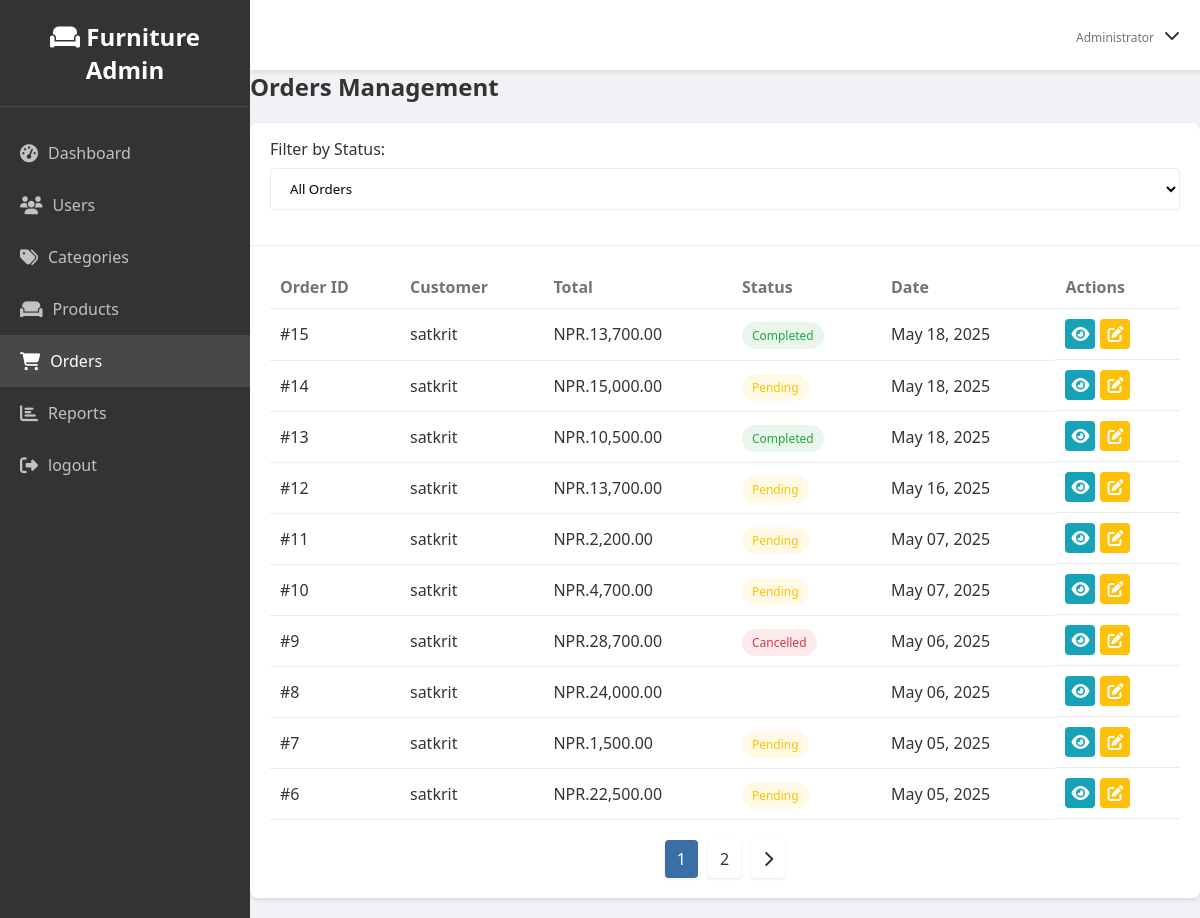
The page /furnitureadminpannel/orders.php (signed in) on the database its author committed.
### tables this page shows
CREATE TABLE `orders` (
  `id` int(11) NOT NULL,
  `user_id` int(11) NOT NULL,
  `name` varchar(100) NOT NULL,
  `number` varchar(15) NOT NULL,
  `email` varchar(100) NOT NULL,
  `method` varchar(50) NOT NULL,
  `address` text NOT NULL,
  `total_products` text NOT NULL,
  `total_price` int(11) NOT NULL,
  `status` enum('pending','processing','completed','cancelled') DEFAULT 'pending',
  `created_at` timestamp NOT NULL DEFAULT current_timestamp()
);

CREATE TABLE `users` (
  `id` int(11) NOT NULL,
  `Name` varchar(100) NOT NULL,
  `Email` varchar(100) NOT NULL,
  `Phone` varchar(200) NOT NULL,
  `password` varchar(255) NOT NULL,
  `created_at` timestamp NOT NULL DEFAULT current_timestamp(),
  `reset_token` varchar(255) DEFAULT NULL,
  `reset_token_expiry` datetime DEFAULT NULL
);

### furnitureadminpannel/orders.php (the view, shortened to what this page needs)
<?php
include 'includes/config.php';
$status_filter = "";
$limit = 10;
$page = isset($_GET['page']) ? $_GET['page'] : 1;
$start = ($page - 1) * $limit;
$query = "SELECT o.*, u.name as customer_name
          FROM orders o
          JOIN users u ON o.user_id = u.id
          $status_filter
          ORDER BY o.created_at DESC LIMIT $start, $limit";
$result = mysqli_query($conn, $query);
$total_query = "SELECT COUNT(*) as total FROM orders $status_filter";
$total_result = mysqli_query($conn, $total_query);
$total_data = mysqli_fetch_assoc($total_result);
$total_pages = ceil($total_data['total'] / $limit);
?>
<!DOCTYPE html>
<html lang="en">
<head>
    <link rel="stylesheet" href="css/style.css">
    <link rel="stylesheet" href="https://cdnjs.cloudflare.com/ajax/libs/font-awesome/6.4.0/css/all.min.css">
</head>
<body>
    <div class="container">
        <?php include 'includes/sidebar.php'; ?>
        <div class="main-content">
            <?php include 'includes/header.php'; ?>
            <div class="content">
                <div class="content-header">
                    <h2>Orders Management</h2>
                </div>
                <div class="card">
                    <div class="card-header">
                        <div class="filter-container">
                            <form action="" method="GET" class="filter-form">
                                <div class="form-group">
                                    <label for="status">Filter by Status:</label>
                                    <select name="status" id="status" class="form-select" onchange="this.form.submit()">
                                        <option value="">All Orders</option>
                                    </select>
                                </div>
                            </form>
                        </div>
                    </div>
                    <div class="card-body">
                        <table>
                            <thead>
                                <tr>
                                    <th>Order ID</th>
                                    <th>Customer</th>
                                    <th>Total</th>
                                    <th>Status</th>
                                    <th>Date</th>
                                    <th>Actions</th>
                                </tr>
                            </thead>
                            <tbody>
                                <?php
                                if(mysqli_num_rows($result) > 0){
                                    while($order = mysqli_fetch_assoc($result)){
                                        echo "<tr>";
                                        echo "<td>#" . $order['id'] . "</td>";
                                        echo "<td>" . $order['customer_name'] . "</td>";
                                        echo "<td>NPR." . number_format($order['total_price'], 2) . "</td>";
                                        echo "<td><span class='status " . $order['status'] . "'>" . ucfirst($order['status']) . "</span></td>";
                                        echo "<td>" . date('M d, Y', strtotime($order['created_at'])) . "</td>";
                                        echo "<td class='table-actions'>";
                                        echo "<a href='view-order.php?id=" . $order['id'] . "' class='action-icon view'><i class='fas fa-eye'></i></a>";
                                        echo "<a href='#' class='action-icon edit' onclick='openStatusModal(" . $order['id'] . ", \"" . $order['status'] . "\")'><i class='fas fa-edit'></i></a>";
                                        echo "</td>";
                                        echo "</tr>";
                                    }
                                } else {
                                    echo "<tr><td colspan='6' class='no-data'>No orders found</td></tr>";
                                }
                                ?>
                            </tbody>
                        </table>
                        <?php if($total_pages > 1): ?>
                            <div class="pagination">
                                <?php for($i = 1; $i <= $total_pages; $i++): ?>
                                    <a href="?page=<?php echo $i; ?><?php echo isset($_GET['status']) ? '&status=' . $_GET['status'] : ''; ?>" class="<?php echo $i == $page ? 'active' : ''; ?>"><?php echo $i; ?></a>
                                <?php endfor; ?>
                                <?php if($page < $total_pages): ?>
                                    <a href="?page=<?php echo $page + 1; ?><?php echo isset($_GET['status']) ? '&status=' . $_GET['status'] : ''; ?>"><i class="fas fa-chevron-right"></i></a>
                                <?php endif; ?>
                            </div>
                        <?php endif; ?>
                    </div>
                </div>
            </div>
        </div>
    </div>
</body>
</html>

### furnitureadminpannel/css/style.css (style rules this page uses)
* { margin: 0; padding: 0; box-sizing: border-box; font-family: 'Segoe UI', Tahoma, Geneva, Verdana, sans-serif; }
:root { --primary-color: #3a6ea5; --secondary-color: #004e98; --accent-color: #ff6b6b; --light-color: #f5f5f5; --dark-color: #333; --success-color: #28a745; --warning-color: #ffc107; --danger-color: #dc3545; --info-color: #17a2b8; --gray-color: #6c757d; --light-gray: #e9ecef; --sidebar-width: 250px; --header-height: 70px; --transition-speed: 0.3s; }
body { background-color: #f0f2f5; color: var(--dark-color); }
a { text-decoration: none; color: var(--primary-color); }
.container { display: flex; min-height: 100vh; }
.main-content { flex: 1; margin-left: var(--sidebar-width); transition: all var(--transition-speed) ease; }
table { width: 100%; border-collapse: collapse; }
table th, table td { padding: 10px; text-align: left; border-bottom: 1px solid var(--light-gray); }
table th { font-weight: 600; color: var(--gray-color); }
.status { padding: 5px 10px; border-radius: 20px; font-size: 12px; font-weight: 500; }
.status.pending { background-color: rgba(255, 193, 7, 0.1); color: var(--warning-color); }
.status.completed { background-color: rgba(40, 167, 69, 0.1); color: var(--success-color); }
.status.cancelled { background-color: rgba(220, 53, 69, 0.1); color: var(--danger-color); }
.form-group { margin-bottom: 20px; }
.form-group label { display: block; margin-bottom: 8px; font-weight: 500; }
.content-header { display: flex; justify-content: space-between; align-items: center; margin-bottom: 20px; }
.content-header h2 { margin: 0; }
.card { background-color: white; border-radius: 8px; box-shadow: 0 2px 5px rgba(0, 0, 0, 0.1); margin-bottom: 20px; }
.card-header { padding: 15px 20px; border-bottom: 1px solid var(--light-gray); }
.card-body { padding: 20px; }
.form-select { width: 100%; padding: 10px 15px; border: 1px solid var(--light-gray); border-radius: 4px; outline: none; background-color: white; transition: border-color var(--transition-speed) ease; }
.table-actions { display: flex; gap: 5px; }
.action-icon { width: 30px; height: 30px; display: flex; align-items: center; justify-content: center; border-radius: 4px; color: white; cursor: pointer; }
.action-icon.view { background-color: var(--info-color); }
.action-icon.edit { background-color: var(--warning-color); }
.pagination { display: flex; justify-content: center; margin-top: 20px; }
.pagination a { padding: 8px 12px; margin: 0 5px; border-radius: 4px; background-color: white; color: var(--dark-color); box-shadow: 0 1px 3px rgba(0, 0, 0, 0.1); transition: all var(--transition-speed) ease; }
.pagination a:hover, .pagination a.active { background-color: var(--primary-color); color: white; }

### rows shown on the page
orders: id "15", user.Name "satkrit", total_price "13,700.00", status "Completed", created_at "May 18, 2025"
orders: id "14", user.Name "satkrit", total_price "15,000.00", status "Pending", created_at "May 18, 2025"
orders: id "13", user.Name "satkrit", total_price "10,500.00", status "Completed", created_at "May 18, 2025"
orders: id "12", user.Name "satkrit", total_price "13,700.00", status "Pending", created_at "May 16, 2025"
orders: id "11", user.Name "satkrit", total_price "2,200.00", status "Pending", created_at "May 07, 2025"
orders: id "10", user.Name "satkrit", total_price "4,700.00", status "Pending", created_at "May 07, 2025"
orders: id "9", user.Name "satkrit", total_price "28,700.00", status "Cancelled", created_at "May 06, 2025"
orders: id "8", user.Name "satkrit", total_price "24,000.00", created_at "May 06, 2025"
orders: id "7", user.Name "satkrit", total_price "1,500.00", status "Pending", created_at "May 05, 2025"
orders: id "6", user.Name "satkrit", total_price "22,500.00", status "Pending", created_at "May 05, 2025"
